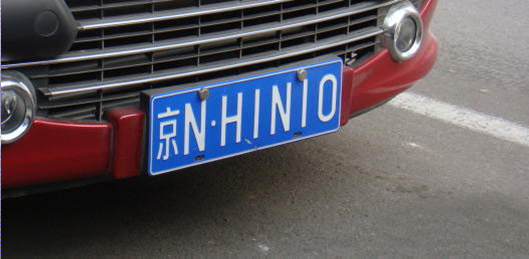
%> input picture 2  BP神经网络车牌识别/1.png, 529 x 259 px
$ octave --eval "result = pretreatment(imread('1.png'));"   (GNU Octave 9; MATLAB toolbox functions it lacks are replaced by stand-ins)
%> lines starting %> are read from the running program, lines starting %| are printed output that depends on the picture
function  inpt  = pretreatment(I)
global A
%%  图像归一化处理以及特征提取


         %%   下面的if和else是为了如果图像是三色图（RGB），转换成灰度图
        if length(size(I))==3
            I1 = rgb2gray(I);
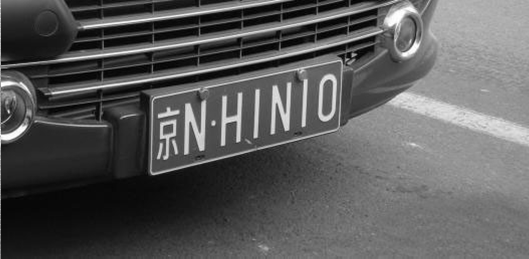
%> I1: size 259x529 uint8; min 0, max 255, mean 89.5
        else
           I1 =I;
        end


%%  将图片统一划为50*20大小
I1=imresize(I1,[50 20]);
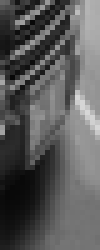
%> I1: size 50x20 uint8 (shown 5 times larger); min 8, max 215, mean 89.5
I1=im2bw(I1,0.9);
%> I1: size 50x20 logical; every value is 0
[m,n]=size(I1);
%> m = 50; n = 20
A=I1;
inpt=zeros(1,m*n);
%%   将图像按列转换成一个行向量
for j=1:n
    for i=1:m
        inpt(1,m*(j-1)+i)=I1(i,j);
    end
end
%> after the loop, inpt = 1000 values from 0 to 0
